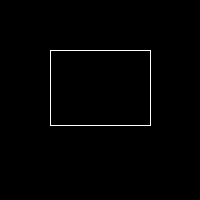
Frame 1 (no input)
Frame 60 (the mouse pressed at the canvas centre just before this capture): identical to frame 1, image omitted
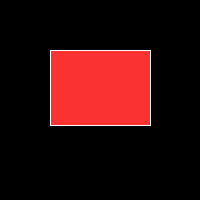
Frame 120 (the mouse held since frame 60 and released just before this capture)

The Processing sketch that drew these frames (run headless with seeded random() and noise(); from frame 60 on, the mouse is pressed at the canvas centre):

// Processing sketch: processing_102137
// ── processing_102137.pde

int x = 50;
int y = 50;
int w = 100;
int h = 75;

void setup(){
size(200,200); //set window size
}

void draw() {
background(0);
stroke(255);
if (mouseX > 50 && mouseX < 150 && mouseY > 50 && mouseY < 125) {
fill (250,50,50);
} else {
fill (0);
} 

rect (x,y,w,h);

}
